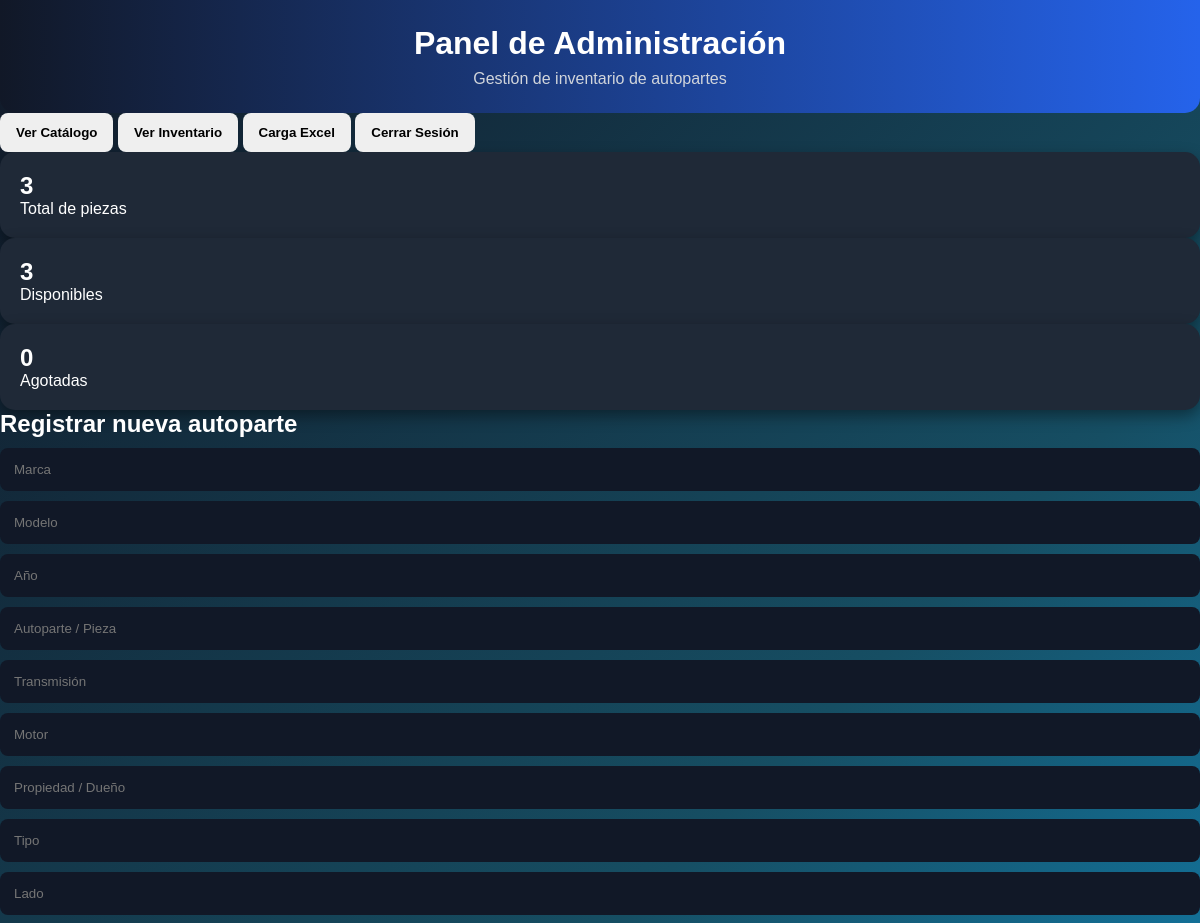
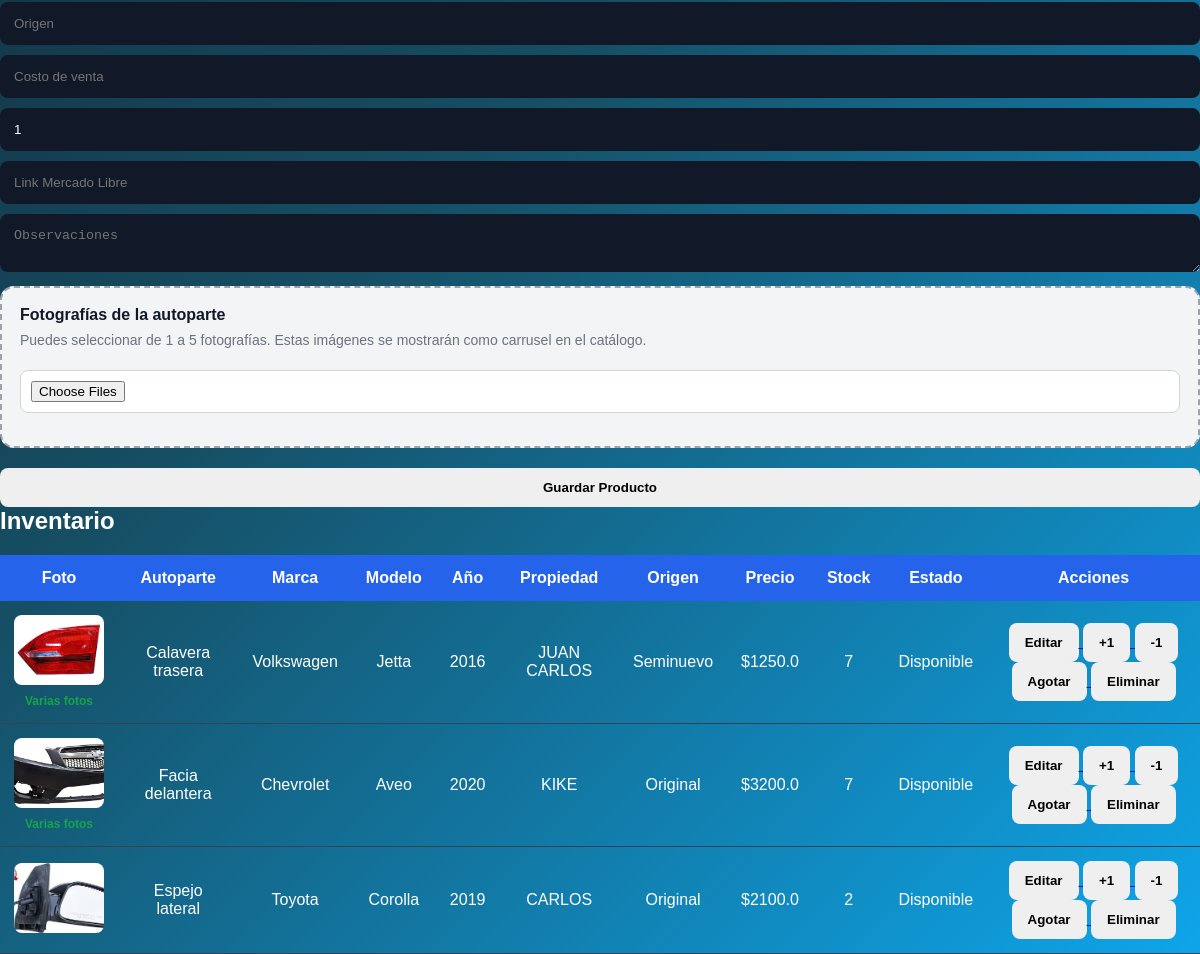
Before: /admin (signed in) with the older database file (2 pictures, top to bottom).
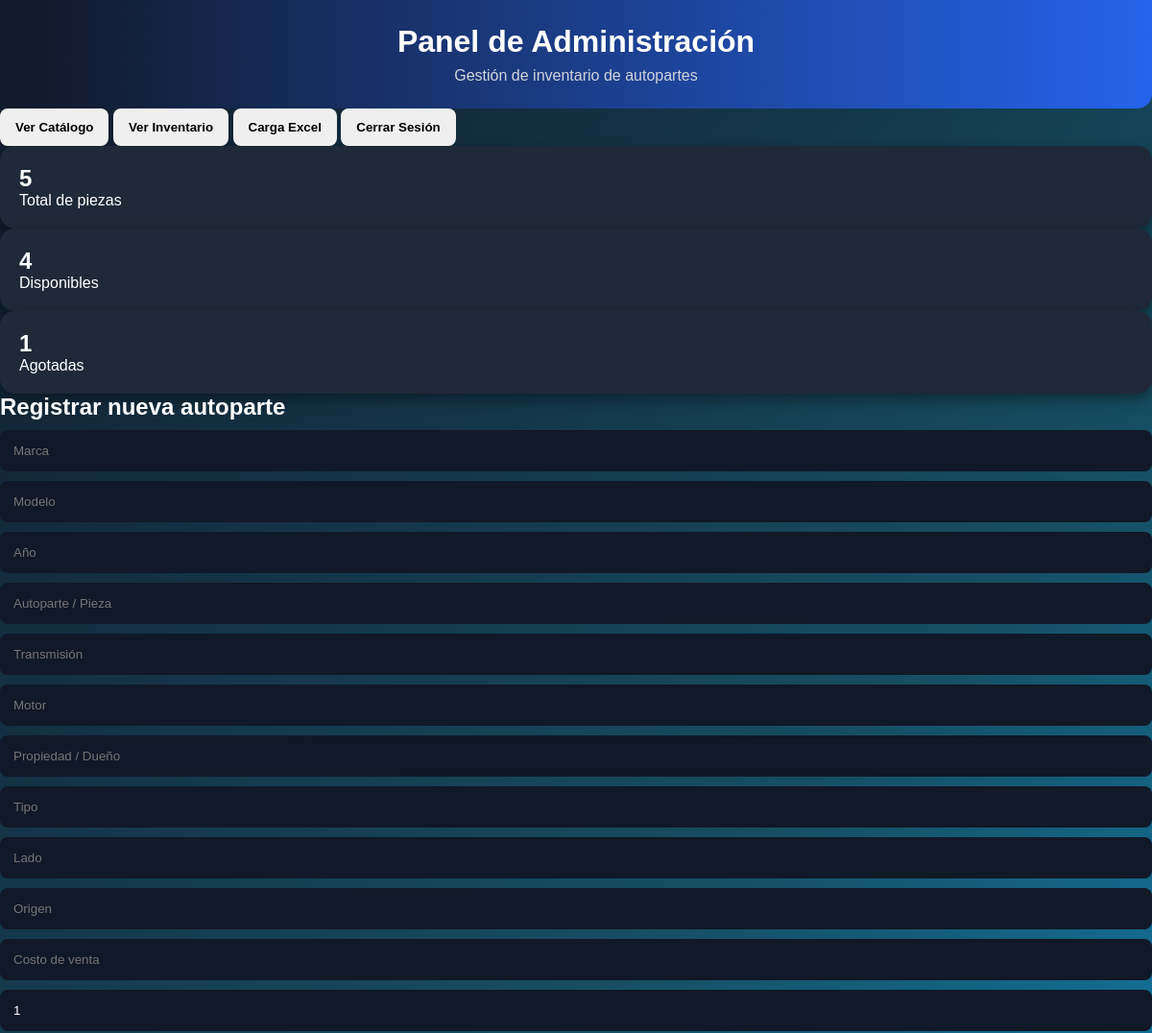
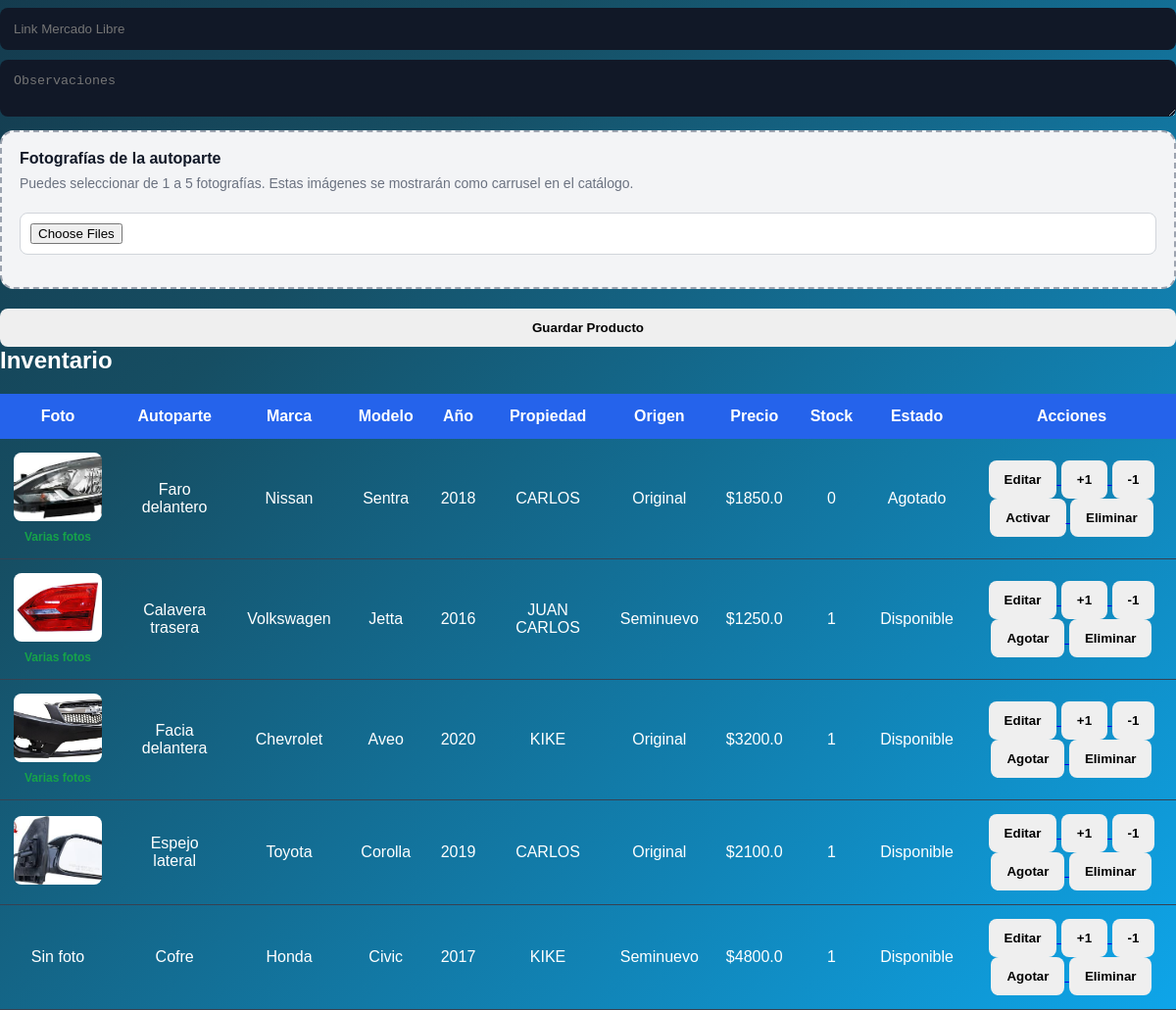
After: the same page with the newer database file (2 pictures, top to bottom).
### app.py (models this page shows)
class Producto(db.Model):
    id = db.Column(db.Integer, primary_key=True)
    marca = db.Column(db.String(100))
    modelo = db.Column(db.String(100))
    anio = db.Column(db.Integer)
    autoparte = db.Column(db.String(150))
    observaciones = db.Column(db.Text)
    transmision = db.Column(db.String(100))
    motor = db.Column(db.String(100))
    propiedad = db.Column(db.String(100))
    tipo = db.Column(db.String(100))
    lado = db.Column(db.String(50))
    origen = db.Column(db.String(100))
    costo_venta = db.Column(db.Float)
    stock = db.Column(db.Integer, default=1)
    foto = db.Column(db.String(300))
    link_ml = db.Column(db.String(500))
    estado = db.Column(db.String(50), default="disponible")
    vendido_a = db.Column(db.String(150))
    metodo_pago = db.Column(db.String(100))
    factura = db.Column(db.String(100))
    comentarios_venta = db.Column(db.Text)
    fecha_salida = db.Column(db.String(100))
    fecha_prestamo = db.Column(db.String(100))

### app.py (the view, shortened to what this page needs)
@app.route("/admin", methods=["GET", "POST"])
def admin():
    if not session.get("rol") in ["admin", "vendedor"]:
        return redirect("/login")
    productos = Producto.query.all()
    total = Producto.query.count()
    disponibles = Producto.query.filter(Producto.stock > 0).count()
    agotados = Producto.query.filter(Producto.stock == 0).count()
    return render_template(
        "admin.html",
        productos=productos,
        total=total,
        disponibles=disponibles,
        agotados=agotados
    )

### templates/admin.html (shortened to what this page needs)
<!DOCTYPE html>
<html lang="es">
<head>
    <link rel="stylesheet" href="{{ url_for('static', filename='css/style.css') }}">
</head>
<body>
<header>
    <h1>Panel de Administración</h1>
    <p>Gestión de inventario de autopartes</p>
</header>
<div class="acciones">
    <a href="/"><button class="btn gris">Ver Catálogo</button></a>
    <a href="/inventario"><button class="btn gris">Ver Inventario</button></a>
    <a href="/excel"><button class="btn gris">Carga Excel</button></a>
    <a href="/logout"><button class="btn rojo">Cerrar Sesión</button></a>
</div>
<div class="dashboard">
    <div class="card">
        <h2>{{ total }}</h2>
        <p>Total de piezas</p>
    </div>
    <div class="card">
        <h2>{{ disponibles }}</h2>
        <p>Disponibles</p>
    </div>
    <div class="card">
        <h2>{{ agotados }}</h2>
        <p>Agotadas</p>
    </div>
</div>
<div class="form-box">
    <h2>Registrar nueva autoparte</h2>
    <form method="POST" enctype="multipart/form-data">
        <div class="form-grid">
            <input type="text" name="marca" placeholder="Marca">
            <input type="text" name="modelo" placeholder="Modelo">
            <input type="number" name="anio" placeholder="Año">
            <input type="text" name="autoparte" placeholder="Autoparte / Pieza">
            <input type="text" name="transmision" placeholder="Transmisión">
            <input type="text" name="motor" placeholder="Motor">
            <input type="text" name="propiedad" placeholder="Propiedad / Dueño">
            <input type="text" name="tipo" placeholder="Tipo">
            <input type="text" name="lado" placeholder="Lado">
            <input type="text" name="origen" placeholder="Origen">
            <input type="number" step="0.01" name="costo_venta" placeholder="Costo de venta">
            <input type="number" name="stock" placeholder="Stock" value="1">
            <input class="full" type="text" name="link_ml" placeholder="Link Mercado Libre">
            <textarea name="observaciones" placeholder="Observaciones"></textarea>
            <div class="full file-box-admin">
                <label>Fotografías de la autoparte</label>
                <p>
                    Puedes seleccionar de 1 a 5 fotografías. Estas imágenes se mostrarán como carrusel en el catálogo.
                </p>
                <input
                    type="file"
                    name="fotos"
                    accept="image/*"
                    multiple
                    onchange="previewFotos(event)"
                >
            </div>
        </div>
        <button class="btn rojo" style="width:100%; margin-top:20px;">
            Guardar Producto
        </button>
    </form>
</div>
<div class="tabla">
    <h2 style="margin-bottom:20px;">Inventario</h2>
    <table>
        <tr>
            <th>Foto</th>
            <th>Autoparte</th>
            <th>Marca</th>
            <th>Modelo</th>
            <th>Año</th>
            <th>Propiedad</th>
            <th>Origen</th>
            <th>Precio</th>
            <th>Stock</th>
            <th>Estado</th>
            <th>Acciones</th>
        </tr>
        {% for producto in productos %}
        <tr>
            <td>
                {% if producto.foto %}
                    <img
                        class="foto-tabla"
                        src="{{ url_for('static', filename='uploads/' ~ producto.foto.split('|')[0]) }}"
                        alt="{{ producto.autoparte }}"
                    >
                    {% if '|' in producto.foto %}
                        <br>
                        <span class="varias-fotos">
                            Varias fotos
                        </span>
                    {% endif %}
                {% else %}
                    Sin foto
                {% endif %}
            </td>
            <td>{{ producto.autoparte }}</td>
            <td>{{ producto.marca }}</td>
            <td>{{ producto.modelo }}</td>
            <td>{{ producto.anio }}</td>
            <td>{{ producto.propiedad }}</td>
            <td>{{ producto.origen }}</td>
            <td>${{ producto.costo_venta }}</td>
            <td>{{ producto.stock }}</td>
            <td>
                {% if producto.stock > 0 %}
                    Disponible
                {% else %}
                    Agotado
                {% endif %}
            </td>
            <td>
                <div class="acciones-btns">
                    <a href="/editar/{{ producto.id }}">
                        <button class="btn gris">Editar</button>
                    </a>
                    <a href="/sumar/{{ producto.id }}">
                        <button class="btn verde">+1</button>
                    </a>
                    <a href="/restar/{{ producto.id }}">
                        <button class="btn gris">-1</button>
                    </a>
                    {% if producto.stock > 0 %}
                    <a href="/agotado/{{ producto.id }}">
                        <button class="btn gris">Agotar</button>
                    </a>
                    {% else %}
                    <a href="/disponible/{{ producto.id }}">
                        <button class="btn verde">Activar</button>
                    </a>
                    {% endif %}
                    <a href="/eliminar/{{ producto.id }}">
                        <button
                            class="btn rojo"
                            onclick="return confirm('¿Seguro que deseas eliminar esta autoparte?')"
                        >
                            Eliminar
                        </button>
                    </a>
                </div>
            </td>
        </tr>
        {% endfor %}
    </table>
</div>
</body>
</html>

### static/css/style.css (style rules this page uses)
* { margin: 0; padding: 0; box-sizing: border-box; }
body { background: linear-gradient(135deg, #111827, #164e63, #0ea5e9); color: white; font-family: Arial, sans-serif; min-height: 100vh; }
header { background: linear-gradient(90deg, #111827, #2563eb); padding: 25px; text-align: center; border-radius: 0 0 15px 15px; }
header h1 { font-size: 32px; }
header p { margin-top: 8px; color: #d1d5db; }
.btn { border: none; border-radius: 8px; padding: 12px 16px; cursor: pointer; font-weight: bold; transition: 0.3s; }
.card { background: #1f2937; border-radius: 15px; padding: 20px; box-shadow: 0 6px 15px rgba(0,0,0,0.4); }
input, textarea, select { width: 100%; padding: 14px; border: none; border-radius: 8px; background: #111827; color: white; margin-top: 10px; }
textarea { resize: vertical; }
table { width: 100%; border-collapse: collapse; }
th { background: #2563eb; color: white; padding: 14px; }
td { padding: 14px; border-bottom: 1px solid #374151; text-align: center; }

### templates/admin.html (style rules this page uses)
.file-box-admin { background: #f3f4f6; border: 2px dashed #9ca3af; border-radius: 14px; padding: 18px; margin-top: 10px; }
.file-box-admin label { display: block; font-weight: bold; color: #111827; margin-bottom: 8px; }
.file-box-admin p { color: #6b7280; font-size: 14px; margin-bottom: 12px; }
.file-box-admin input[type="file"] { width: 100%; background: white; padding: 10px; border-radius: 8px; border: 1px solid #d1d5db; }
.foto-tabla { width: 90px; height: 70px; object-fit: cover; border-radius: 8px; }
.varias-fotos { display: inline-block; margin-top: 5px; color: #16a34a; font-size: 12px; font-weight: bold; }

Changed rows visible on the page:
added Producto: shows a picture, shows "Varias fotos", autoparte "Faro delantero", marca "Nissan", modelo "Sentra", anio "2018", propiedad "CARLOS", origen "Original", costo_venta "1850.0", stock "0", shows "Agotado"
changed Producto "Calavera trasera": stock "7" → "1"
changed Producto "Facia delantera": stock "7" → "1"
changed Producto "Espejo lateral": stock "2" → "1"
added Producto: foto "Sin foto", autoparte "Cofre", marca "Honda", modelo "Civic", anio "2017", propiedad "KIKE", origen "Seminuevo", costo_venta "4800.0", stock "1", shows "Disponible"
Other visible differences:
{{ total }}: "3" → "5"
{{ disponibles }}: "3" → "4"
{{ agotados }}: "0" → "1"
